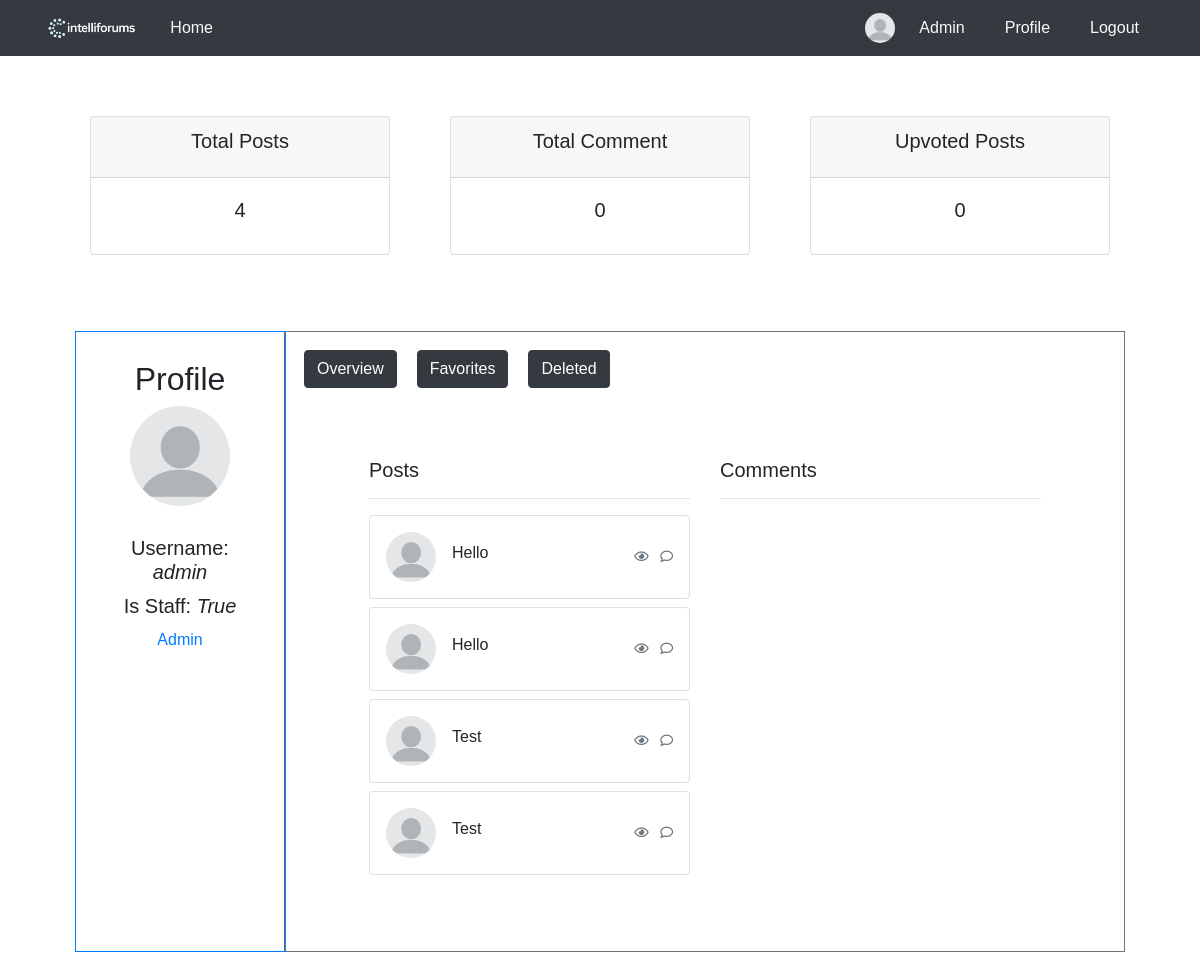
Screenshot of /profile/ (signed in) with the database file from the repository.
### blog/models.py (models this page shows, shortened)
class User(AbstractBaseUser, PermissionsMixin):
    username = models.CharField(max_length=100, unique=True)
    picture = models.ImageField(
        upload_to='profile/',
        default='profile/blank-profile-picture-973460_128012234212.png',
        blank=True,
    )
    is_active = models.BooleanField(default=True)
    is_staff = models.BooleanField(default=False)
    USERNAME_FIELD = 'username'
    objects = UserManager()

class UserPost(models.Model):
    post_ref = models.ForeignKey(Post, on_delete=models.CASCADE)
    user_ref = models.ForeignKey(User, on_delete=models.CASCADE)
    is_deleted = models.BooleanField(default=False)

class Post(models.Model):
    user_ref = models.ForeignKey(User, on_delete=models.CASCADE)
    title = models.CharField(max_length=100)
    content = models.TextField(blank=True, null=True)
    created_at = models.DateField(auto_now_add=True)
    image = models.ImageField(upload_to=upload_path, blank=True, null=True)

### blog/views.py (the view)
# urls.py: path('profile/', views.render_profile, name='profile'),
@login_required(login_url='login')
def render_profile(request):
    user = User.objects.get(id=request.user.id)
    user_posts = UserPost.objects.filter(user_ref__id=request.user.id, is_deleted=False) #use userpost table para ma filter ang isDeleted
    deleted_user_posts = UserPost.objects.filter(user_ref__id=request.user.id, is_deleted=True)
    user_comments = Comment.objects.filter(user_ref__id=request.user.id)
    user_favorites = FavoritePost.objects.filter(user_ref__id=request.user.id, user_post_ref__is_deleted=False)
    return render(request, 'profile.html', {
        'username' : user.username,
        'is_staff' : user.is_staff,
        'picture' : user.picture.url,
        'user_posts' : user_posts,
        'user_comments' : user_comments,
        'user_favorites' : user_favorites,
        'deleted_user_posts': deleted_user_posts,
    })

### blog/templates/profile.html (shortened to what this page needs)
<!DOCTYPE html>
<html lang="en">
<head>
    {% load static %}
    <link rel="stylesheet" href="{% static 'blog/css/profile.css' %}">
</head>
<body>
    {% include 'header.html' %}
        {% include 'Profile/profile_count.html' %}
        <div class="container-fluid">
            <div class="row d-flex">
                <div class="left-column p-2 border border-primary" style="flex: 0 0 20%; max-width: 20%;">
                    <div class="profile-container">
                        <h2>Profile</h2>
                        <img src="{{ picture }}" alt="Profile Picture" class="profile-pic" style="height: 100px;">
                        <div class="profile-info">
                            <h5>Username: <i>{{ username }}</i></h5>
                            <h5>Is Staff: <i>{{ is_staff }}</i></h5>
                            {% if is_staff == True %}
                                <a href="{% url 'adminpanel' %}">Admin</a>
                            {% endif %}
                        </div>
                    </div>
                </div>
                <div class="col p-2 border border-secondary">
                    <div style="display: flex;">
                        <button id="showOverview" class="btn btn-dark" style="margin: 10px;">Overview</button>
                        <button id="showFavorites" class="btn btn-dark" style="margin: 10px;">Favorites</button>
                        <button id="showDeleted" class="btn btn-dark" style="margin: 10px;">Deleted</button>
                    </div>
                    <div id="OverviewDashboard" style="display: block;">
                        {% include 'Profile/profile_dashboard.html' %}
                    </div>
                </div>
            </div>
        </div>
</body>
</html>

### blog/templates/header.html (shortened to what this page needs)
<!DOCTYPE html>
<html lang="en">
<head>
    {% load static %}
    <link rel="stylesheet" href="https://cdn.jsdelivr.net/npm/bootstrap@4.1.3/dist/css/bootstrap.min.css">
    <link rel="stylesheet" href="https://cdnjs.cloudflare.com/ajax/libs/font-awesome/5.12.0-2/css/all.min.css" />
    <link rel="stylesheet" href="{% static 'blog/css/global.css' %}">
    <link rel="stylesheet" href="{% static 'blog/css/header.css' %}">
</head>
<body>
    <nav class="navbar navbar-dark bg-dark">
        <div class="container d-flex justify-content-between align-items-center">
            <div class="d-flex align-items-center">
                <img src="{% static 'images/logo.png' %}" alt="Logo" style="max-height:30px;">
                <a class="nav-link text-light ml-3" href="/">Home</a>
            </div>
            <div class="d-flex align-items-center">
                {% if user.is_authenticated %}
                    <img src="{{ user.picture.url }}" alt="Profile Picture" class="profile-img" style="height:30px;width:30px;border-radius:50%;">
                    {% if user.is_staff %}
                    <a class="nav-link text-light ml-2" href="/adminpanel/">Admin</a>
                    {% endif %}
                    <a class="nav-link text-light ml-2" href="/profile/">Profile</a>
                    <a class="nav-link text-light ml-2" href="{% url 'logout' %}">Logout</a>
                {% else %}
                    <a class="nav-link text-light" href="/login/">Login</a>
                    <a class="nav-link text-light ml-2" href="/register/">Register</a>
                {% endif %}
            </div>
        </div>
    </nav>
</body>
</html>

### blog/templates/Profile/profile_dashboard.html (shortened to what this page needs)
<div class="row">
    <div class="col-lg">
        <h5>Posts</h5>
        <hr>
        {% for user_post in user_posts %}
        <div class="card mb-2">
            <div class="card-body p-2 p-sm-3">
                <div class="media forum-item">
                    <a href="#" data-toggle="collapse" data-target=".forum-content"><img src="{{ picture }}" class="mr-3 rounded-circle" width="50" alt="User" /></a>
                    <div class="media-body align-self-center">
                        <h6><a href="#" data-toggle="collapse" data-target=".forum-content" class="text-body">{{ user_post.post_ref.title }}</a></h6>
                    </div>
                    <div class="text-muted small text-center align-self-center">
                        <span class="d-none d-sm-inline-block favorite-views" data-value="{{ user_post.id }}"><i class="far fa-eye"></i></span>
                        <span class="favorite-comments-num" data-value="{{ user_post.id }}"><i class="far fa-comment ml-2"></i></span>
                    </div>
                </div>
            </div>
        </div>
        {% endfor %}
    </div>
    <div class="col-lg">
        <h5>Comments</h5>
        <hr>
    </div>
</div>

### blog/static/blog/css/profile.css (style rules this page uses)
.profile-container { max-width: 600px; margin: 0 auto; text-align: center; padding: 20px; }
.profile-pic { max-width: 300px; max-height: 300px; border-radius: 50%; margin-bottom: 20px; }
.profile-info h5 { margin: 10px 0; }
h2 { margin-bottom: 30px; }

### blog/static/blog/css/global.css (style rules this page uses)
* { font-family: Verdana, Geneva, Tahoma, sans-serif; }

### blog/static/blog/css/header.css (style rules this page uses)
.profile-img { max-width: 50px !important; max-height: 50px !important; border-radius: 50% !important; }

### blog/templates/profile.html (style rules this page uses)
.profile-container { max-width: 600px; margin: 0 auto; text-align: center; padding: 20px; }
.profile-pic { max-width: 300px; max-height: 300px; border-radius: 50%; margin-bottom: 20px; }
.profile-info h5 { margin: 10px 0; }
h2 { margin-bottom: 30px; }

### blog/templates/Profile/profile_count.html (style rules this page uses)
.row { margin: 60px; }

### rows the page displays
User: picture (placeholder picture), username "admin"
UserPost: post_ref "Hello", {{ user_post.id }} 1 (drawn)
UserPost: post_ref "Hello", {{ user_post.id }} 2 (drawn)
UserPost: post_ref "Test", {{ user_post.id }} 3 (drawn)
UserPost: post_ref "Test", {{ user_post.id }} 5 (drawn)

### other values shown
{{ user_posts.count }} "4"
{{ user_comments.count }} "0"
{{ is_staff }} "True"
